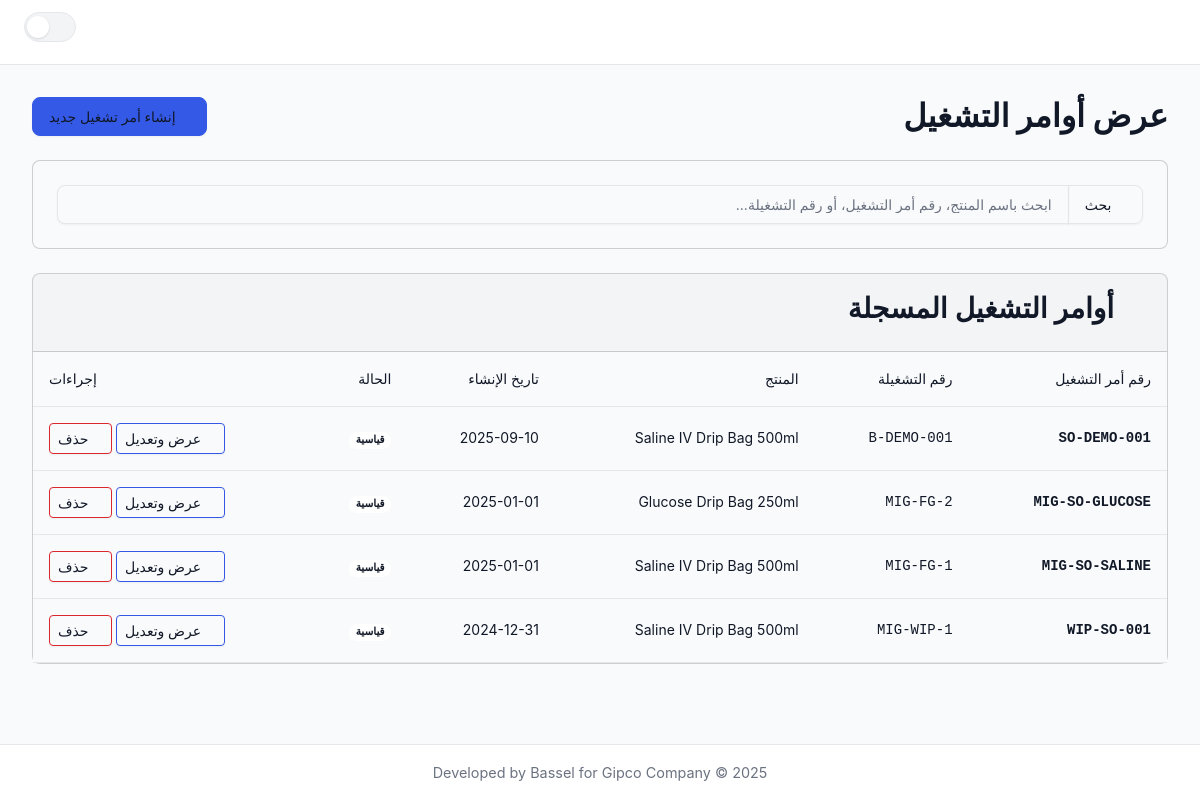
/batches/, run on an earlier commit of the app's database.
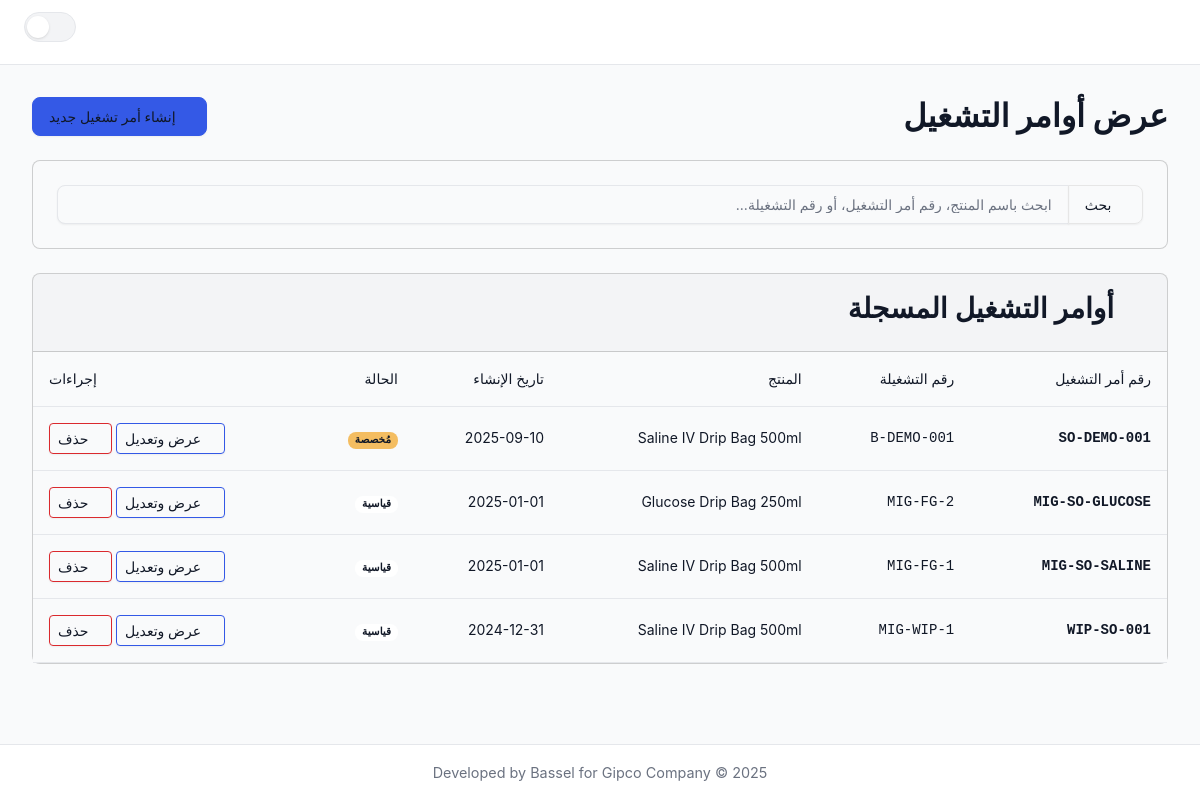
And on a later commit of the database.
### inventory/models/inventory_management.py (models this page shows, shortened)
class Batch(models.Model):
    template = models.ForeignKey(
        ShopOrderTemplate,
        on_delete=models.PROTECT,
        related_name='batches',
        verbose_name=_("Template")
    )
    shop_order_number = models.CharField(max_length=255, verbose_name=_("Shop Order Number"))
    batch_number = models.CharField(max_length=255, verbose_name=_("Batch Number"))
    creation_date = models.DateTimeField(verbose_name=_("Creation Date"))
    is_customized = models.BooleanField(default=False, verbose_name=_("Is Customized"))
    is_continuation = models.BooleanField(default=False, verbose_name=_("Is Continuation"))
    notes = models.TextField(null=True, blank=True, verbose_name=_("Notes"))
    parent_batch = models.ForeignKey(
        'self', on_delete=models.SET_NULL, null=True, blank=True,
        related_name='continuation_batches', verbose_name=_("Parent Batch (for continuations)")
    )
    machine_hours_consumed = models.FloatField(
        null=True, blank=True, verbose_name=_("Machine Hours Consumed"),
        help_text=_("Enter the actual machine hours used for this production run.")
    )
    labor_hours_consumed = models.FloatField(
        null=True, blank=True, verbose_name=_("Labor Hours Consumed"),
        help_text=_("Enter the actual labor hours used for this production run.")
    )
    class Meta:
        verbose_name = _("Production Plan")
        verbose_name_plural = _("Production Plans")
        ordering = ['-creation_date', '-id']

class ShopOrderTemplate(models.Model):
    name = models.CharField(max_length=255, verbose_name=_("Template Name"))
    final_product = models.ForeignKey(
        'Product',
        on_delete=models.CASCADE,
        related_name='templates',
        verbose_name=_("Final Product")
    )
    bottle_size_ml = models.PositiveIntegerField(
        null=True, blank=True, verbose_name=_("Bottle Size (mL)"),
        help_text=_("For overhead allocation based on volume, enter the size of a single bottle/unit in milliliters.")
    )
    class Meta:
        db_table = 'shop_order_templates'
        verbose_name = _("Shop Order Template")
        verbose_name_plural = _("Shop Order Templates")
        ordering = ['name']

### inventory/models/operational.py (models this page shows, shortened)
class Product(models.Model):
    class ProductType(models.TextChoices):
        RAW_MATERIAL = 'RAW_MATERIAL', _('Raw Material')
        PACKAGING = 'PACKAGING', _('Packaging')
        FINAL_PRODUCT = 'FINAL_PRODUCT', _('Final Product')
        MRO = 'MRO', _('MRO (Maintenance, Repair, Operations)')
        CONSUMABLE = 'CONSUMABLE', _('Consumable')
    name = models.CharField(max_length=255, verbose_name=_("Product Name"))
    code = models.CharField(max_length=100, unique=True, verbose_name=_("Product Code"))
    product_type = models.CharField(
        max_length=50,
        choices=ProductType.choices,
        verbose_name=_("Product Type")
    )
    unit = models.CharField(max_length=50, verbose_name=_("Unit of Measurement"))
    tags = models.ManyToManyField('ProductTag', blank=True, verbose_name=_("Tags"))
    moving_average_cost = models.DecimalField(
        max_digits=12, decimal_places=3, default=Decimal('0.000'), verbose_name=_("Moving Average Cost")
    )
    override_inventory_account = models.ForeignKey(
        'Account', on_delete=models.SET_NULL, null=True, blank=True,
        related_name='+', verbose_name=_("Override Inventory Account")
    )
    override_cogs_expense_account = models.ForeignKey(
        'Account', on_delete=models.SET_NULL, null=True, blank=True,
        related_name='+', verbose_name=_("Override COGS/Expense Account")
    )
    override_sales_revenue_account = models.ForeignKey(
        'Account', on_delete=models.SET_NULL, null=True, blank=True,
        related_name='+', verbose_name=_("Override Sales Revenue Account")
    )
    is_amortizable = models.BooleanField(
        default=False,
        verbose_name=_("Is Amortizable"),
        help_text=_("If checked, consuming this item will create a prepaid asset to be amortized over time.")
    )
    class Meta:
        db_table = 'products'
        verbose_name = _("Product")
        verbose_name_plural = _("Products")
        ordering = ['name']

### inventory/views/batches.py (the view)
# urls.py: path('batches/', batches, name='batches'),
def batches(request: HttpRequest) -> HttpResponse:
    search_query = request.GET.get('q', '').strip()
    batch_list = Batch.objects.select_related('template__final_product').all()
    if search_query:
        batch_list = batch_list.filter(
            Q(template__final_product__name__icontains=search_query) |
            Q(shop_order_number__icontains=search_query) |
            Q(batch_number__icontains=search_query)
        )
    paginator = Paginator(batch_list, ITEMS_PER_PAGE)
    page_obj = paginator.get_page(request.GET.get('page'))
    context = {
        'active_page': 'shop_orders',
        'batches': page_obj,
        'search_query': search_query,
        'is_partial_request': 'X-Partial-Request' in request.headers
    }
    template = 'inventory/partials/batches_content.html' if 'X-Partial-Request' in request.headers else 'inventory/batches.html'
    return render(request, template, context)

### inventory/templates/inventory/batches.html
{% extends "inventory/layout.html" %}
{% load static %}
{% block content %}
  {% include "inventory/partials/batches_content.html" %}
{% endblock content %}

### inventory/templates/inventory/partials/batches_content.html (shortened to what this page needs)
<div class="d-flex justify-content-between align-items-center mb-4">
    <h1 class="h2 mb-0" style="font-weight: 700;">عرض أوامر التشغيل</h1>
    <a href="{% url 'inventory:create_batch' %}" class="btn btn-primary">
        <i class="bi bi-plus-lg"></i> إنشاء أمر تشغيل جديد
    </a>
</div>
<div class="card mb-4">
    <div class="card-body">
        <form method="GET" action="{% url 'inventory:batches' %}">
            <div class="input-group">
                <button class="btn btn-outline-secondary" type="submit"><i class="bi bi-search"></i> بحث</button>
                <input type="text" class="form-control" name="q" placeholder="ابحث باسم المنتج، رقم أمر التشغيل، أو رقم التشغيلة..." value="{{ search_query|default:'' }}">
            </div>
        </form>
    </div>
</div>
<div class="card">
    <div class="card-header">
        <h3><i class="bi bi-list-ol"></i> أوامر التشغيل المسجلة</h3>
    </div>
    <div class="card-body p-0">
        {% if not batches %}
        <div class="text-center p-5">
            <i class="bi bi-journal-x display-4 text-secondary"></i>
            {% if search_query %}
            <h5 class="mt-3">لا توجد نتائج تطابق بحثك</h5>
            <p class="text-muted">حاول استخدام كلمات بحث مختلفة.</p>
            <a href="{% url 'inventory:batches' %}" class="btn btn-secondary mt-2">
                <i class="bi bi-arrow-clockwise"></i> عرض كل الأوامر
            </a>
            {% else %}
            <h5 class="mt-3">لا توجد أوامر تشغيل</h5>
            <p class="text-muted">ابدأ بإنشاء أول أمر تشغيل.</p>
            <a href="{% url 'inventory:create_batch' %}" class="btn btn-primary mt-2">
                <i class="bi bi-plus-lg"></i> إنشاء أمر تشغيل
            </a>
            {% endif %}
        </div>
        {% else %}
        <div class="table-responsive">
            <table class="table table-hover align-middle mb-0">
                <thead>
                    <tr>
                        <th class="ps-3">رقم أمر التشغيل</th>
                        <th>رقم التشغيلة</th>
                        <th>المنتج</th>
                        <th>تاريخ الإنشاء</th>
                        <th>الحالة</th>
                        <th class="text-end pe-3">إجراءات</th>
                    </tr>
                </thead>
                <tbody>
                    {% for b in batches %}
                    <tr>
                        <td class="ps-3 font-monospace"><strong>{{ b.shop_order_number }}</strong></td>
                        <td class="font-monospace">{{ b.batch_number }}</td>
                        <td>{{ b.template.final_product.name }}</td>
                        <td>{{ b.creation_date|date:"Y-m-d" }}</td>
                        <td>
                            {% if b.is_customized %}
                            <span class="badge text-bg-warning">مُخصصة</span>
                            {% else %}
                            <span class="badge text-bg-secondary">قياسية</span>
                            {% endif %}
                        </td>
                        <td class="text-end pe-3">
                            <a href="{% url 'inventory:view_batch' pk=b.id %}" class="btn btn-sm btn-outline-primary"><i class="bi bi-pencil-square"></i> عرض وتعديل</a>
                            <form method="post" action="{% url 'inventory:delete_batch' pk=b.id %}" class="d-inline" onsubmit="return confirm('هل أنت متأكد من حذف أمر التشغيل هذا؟ لا يمكن التراجع عن هذا الإجراء.');">
                                <button type="submit" class="btn btn-sm btn-outline-danger"><i class="bi bi-trash"></i> حذف</button>
                            </form>
                        </td>
                    </tr>
                    {% endfor %}
                </tbody>
            </table>
        </div>
        {% endif %}
    </div>
</div>

What changed in the data, as far as the page shows it:
changed Batch "SO-DEMO-001": is_customized "قياسية" → "مُخصصة"
